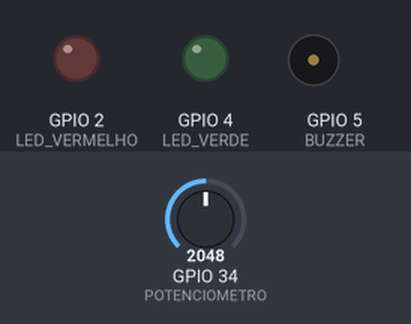
Bench run of a sketch on a simulated ESP32. Parts: output pins drawn as LEDs (lit = HIGH), buzzer (waves = sounding, pin HIGH). Inputs (shaded band) come from the test bench; at power-on: GPIO 34 (POTENCIOMETRO) = 2048. WiFi joins after 1.5 s; servers stay silent unless stated; no MQTT or app messages arrive unless stated; what the sketch prints to the serial monitor is not drawn.

Above: at 2.7 s.
2.8 s: GPIO 34 (POTENCIOMETRO) set to 2466
9.7 s: GPIO 34 (POTENCIOMETRO) set to 2535
At 11.1 s:
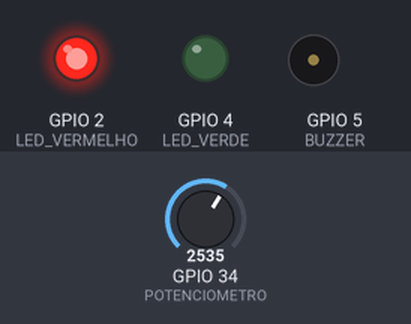
16.6 s: GPIO 34 (POTENCIOMETRO) set to 3281
23.5 s: GPIO 34 (POTENCIOMETRO) set to 3378
At 26.3 s:
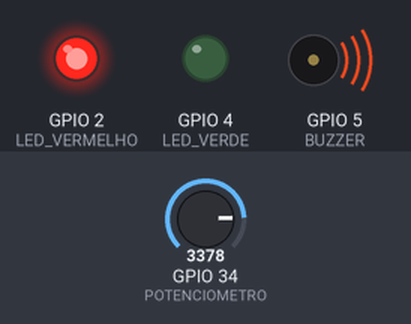
30.4 s: GPIO 34 (POTENCIOMETRO) set to 2866
At 36.4 s:
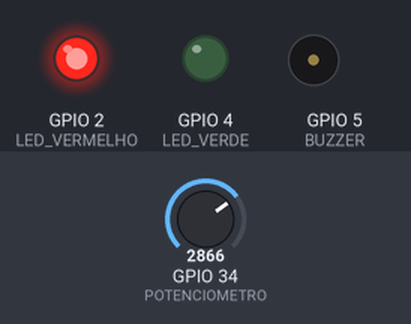
37.3 s: GPIO 34 (POTENCIOMETRO) set to 3603
At 41.4 s:
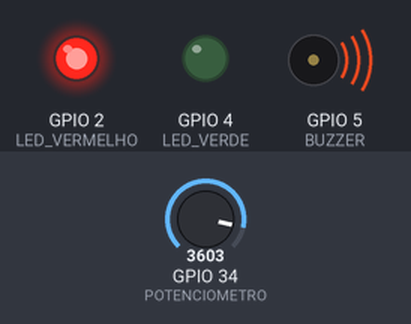
Timing chart, 0 to 42.9 s (numbered marks = the images above; inputs shaded):
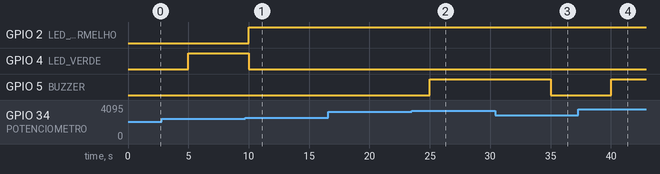

Measured:
- the behaviour switches between 2497 and 2498 on GPIO 34 (POTENCIOMETRO) (found by bisection; images 0 and 1)
- the behaviour switches between 3316 and 3317 on GPIO 34 (POTENCIOMETRO) (found by bisection; images 1 and 2)
- after the input at 9.7 s, GPIO 2 (LED_VERMELHO): LOW → HIGH after 0.30 s; GPIO 4 (LED_VERDE): HIGH → LOW after 0.30 s
- after the input at 16.6 s, every drawn part: stays the same
- after the input at 23.5 s, GPIO 5 (BUZZER): LOW → HIGH after 1.5 s
- after the input at 30.4 s, GPIO 5 (BUZZER): HIGH → LOW after 4.6 s
- after the input at 37.3 s, GPIO 5 (BUZZER): LOW → HIGH after 2.7 s

The sketch:

sketch.ino
```cpp
#include <WiFi.h>
#include <PubSubClient.h>

#define LED_VERDE 4
#define LED_VERMELHO 2
#define BUZZER 5
#define POTENCIOMETRO 34

const char* ssid = "Wokwi-GUEST";
const char* password = "";
const char* mqttServer = "broker.hivemq.com";
const int mqttPort = 1883;
const char* mqttTopic = "safezone/leituras";

WiFiClient espClient;
PubSubClient client(espClient);

unsigned long lastMsg = 0;
int nivelAnterior = -1;

void setup_wifi() {
  WiFi.begin(ssid, password);
  Serial.print("Conectando-se ao WiFi");
  while (WiFi.status() != WL_CONNECTED) {
    delay(500);
    Serial.print(".");
  }
  Serial.println(" conectado!");
}

void setup() {
  Serial.begin(115200);
  pinMode(LED_VERDE, OUTPUT);
  pinMode(LED_VERMELHO, OUTPUT);
  pinMode(BUZZER, OUTPUT);

  digitalWrite(LED_VERDE, LOW);
  digitalWrite(LED_VERMELHO, LOW);
  digitalWrite(BUZZER, LOW);

  setup_wifi();
  client.setServer(mqttServer, mqttPort);
}

void loop() {
  if (!client.connected()) {
    while (!client.connected()) {
      Serial.println("Conectando ao broker MQTT...");
      if (client.connect("SafeZoneESP32")) {
        Serial.println("Conectado ao MQTT!");
      } else {
        delay(1000);
      }
    }
  }
  client.loop();

  unsigned long now = millis();
  if (now - lastMsg > 5000) {
    lastMsg = now;

    int leitura = analogRead(POTENCIOMETRO);
    int nivel = map(leitura, 0, 4095, 0, 100);

    if (nivel != nivelAnterior) {
      Serial.print("Nível da água: ");
      Serial.print(nivel);
      Serial.println("%");

      if (nivel <= 60) {
        digitalWrite(LED_VERDE, HIGH);
        digitalWrite(LED_VERMELHO, LOW);
        digitalWrite(BUZZER, LOW);
      } else if (nivel <= 80) {
        digitalWrite(LED_VERDE, LOW);
        digitalWrite(LED_VERMELHO, HIGH);
        digitalWrite(BUZZER, LOW);
      } else {
        digitalWrite(LED_VERDE, LOW);
        digitalWrite(LED_VERMELHO, HIGH);
        digitalWrite(BUZZER, HIGH);
      }

      // Publica no MQTT
      char payload[128];
      snprintf(payload, sizeof(payload),
               "{\"local_id\":\"zona_leste_01\",\"nivel\":%d}", nivel);
      client.publish(mqttTopic, payload);

      nivelAnterior = nivel;
    }
  }
}
```
